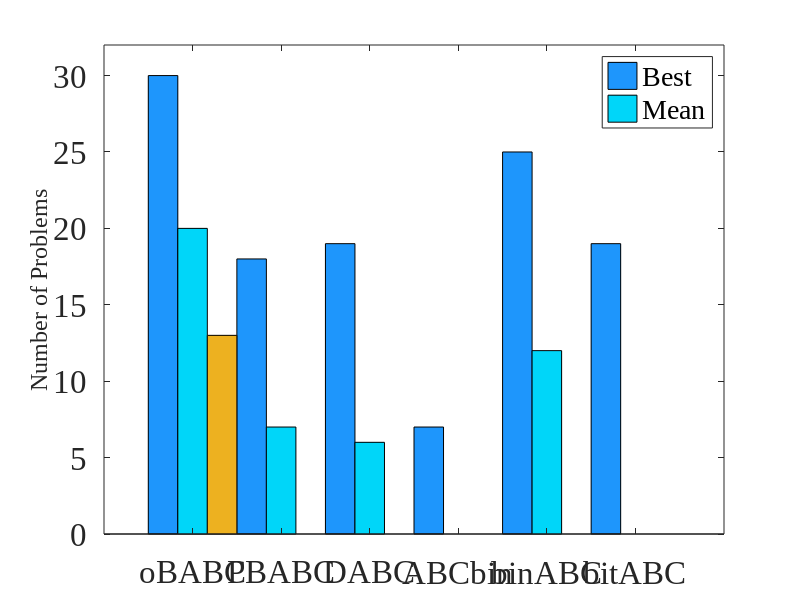

This chart was generated by the following MATLAB code: (Note: this script raises an error after producing the figure.)
clear;
clc;
close all
figure('position',[150,100,900,550])%确定图片的位置和大小，[x y width height]
%准备数据

Y=[30,20,13;18,7,0;19,6,0;7,0,0;25,12,0;19,0,0];
X=1:6;
 %画出4组柱状图，宽度1
h=bar(X,Y,1);      
 %修改横坐标名称、字体
set(gca,'XTickLabel',{'oBABC','PBABC','DABC','ABCbin','binABC','bitABC'},'FontSize',24,'FontName','Times New Roman');
% 设置柱子颜色,颜色为RGB三原色，每个值在0~1之间即可
set(h(1),'FaceColor',[30,150,252]/255)     
set(h(2),'FaceColor',[162,214,249]/255) 
set(h(2),'FaceColor',[0,214,249]/255)
ylim([0,32]);      %y轴刻度
%修改x,y轴标签
ylabel('\fontname{Times New Roman}\fontsize{24}Number of Problems');
% xlabel('\fontname{Times New Roman}\fontsize{14}不同组'); 
%修改图例
legend({'\fontname{Times New Roman}Best','\fontname{Times New Roman}Mean'},'FontSize',20);

xtips2 = h(1).XEndPoints;
ytips2 = h(1).YEndPoints;
labels2 = string(h(1).YData);
text(xtips2,ytips2,labels2,'HorizontalAlignment','center',...
    'VerticalAlignment','bottom')
xtips2 = h(2).XEndPoints;
ytips2 = h(2).YEndPoints;
labels2 = string(h(2).YData);
text(xtips2,ytips2,labels2,'HorizontalAlignment','center',...
    'VerticalAlignment','bottom')
xtips3 = h(3).XEndPoints;
ytips3 = h(3).YEndPoints;
labels3 = string(h(3).YData);
text(xtips3,ytips3,labels3,'HorizontalAlignment','center',...
    'VerticalAlignment','bottom')